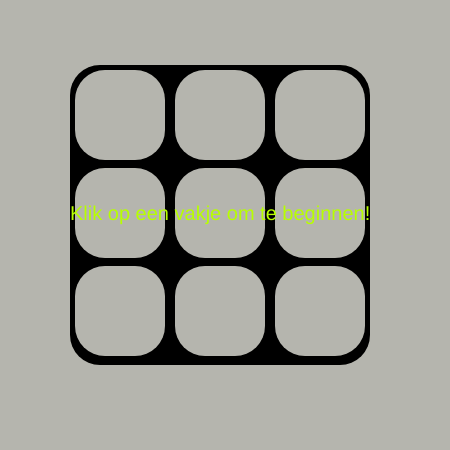
Frame 1 (no input)
Frame 60 (no input): identical to frame 1, image omitted
Frame 120 (the mouse pressed at the canvas centre since frame 60): identical to frame 1, image omitted

The p5.js sketch that drew this single still picture (run headless with seeded random() and noise() and a simulated clock; from frame 60 on, the mouse is pressed at the canvas centre):

// p5.js sketch
// ── sketch.js
let Beurt = 0;
let BeurtKleur = ['#b5b5ae', 'blue', 'red']; // 0 (niemand), 1 (blauw), 2 (rood)

let MatchGoingOn = false; // Checkt of er een ronde bezig is
let Reset = false;

// Vlakken kleur geven
let Vlak1 = 0; // 0 (uit), 1 (blauw), 2 (rood)
let Vlak2 = 0; // 0 (uit), 1 (blauw), 2 (rood)
let Vlak3 = 0; // 0 (uit), 1 (blauw), 2 (rood)
let Vlak4 = 0; // 0 (uit), 1 (blauw), 2 (rood)
let Vlak5 = 0; // 0 (uit), 1 (blauw), 2 (rood)
let Vlak6 = 0; // 0 (uit), 1 (blauw), 2 (rood)
let Vlak7 = 0; // 0 (uit), 1 (blauw), 2 (rood)
let Vlak8 = 0; // 0 (uit), 1 (blauw), 2 (rood)
let Vlak9 = 0; // 0 (uit), 1 (blauw), 2 (rood)

// Check wie er wint
let BlauwWin = false;
let RoodWin = false;
let Gelijk = false;

function setup() {
  createCanvas(450, 450);
  Beurt = 0
}

function draw() {
  // Zorgen dat de background veranderd met de beurt
  if (Beurt == 0) {
    background('#b5b5ae');
  }

  if (Beurt == 1) { // Blauwe background
    background('blue');
  }
  if (Beurt == 2) { // Rode background
    background('red');
  }

  if (BlauwWin == true) { // Zorgen dat de background blauw wordt als blauw wint
    background('blue')
  }

  if (RoodWin == true) { // Zorgen dat de background rood wordt als rood wint.
    background('red')
  }

  // Speelbord
  strokeWeight(0);
  fill('black'); // Kleur achtergrond
  rect(70, 65, 300, 300, 30); // Achtergrond speelbord

  // Vierkanten vakken kleuren
  // Bovenste rij
  fill('#b5b5ae');
  rect(75, 70, 90, 90, 30); // Vlak 1           1 - 2 - 3
  rect(175, 70, 90, 90, 30); // Vlak 2          4 - 5 - 6
  rect(275, 70, 90, 90, 30); // Vlak 3          7 - 8 - 9
  // Middelste rij
  rect(75, 168, 90, 90, 30); // Vlak 4
  rect(175, 168, 90, 90, 30); // Vlak 5
  rect(275, 168, 90, 90, 30); // Vlak 6
  // Onderste rij
  rect(75, 266, 90, 90, 30); // Vlak 7
  rect(175, 266, 90, 90, 30); // Vlak 8
  rect(275, 266, 90, 90, 30); // Vlak 9

  // Tekst dat je kan beginnen door op het scherm te klikken
  if (MatchGoingOn == false) {
    fill('#b7ff00')
    textSize(20);
    text('Klik op een vakje om te beginnen!', 70, 220);
  }

  if (MatchGoingOn == true) {
    // vlak 1 kleur geven
    if (Vlak1 == 1) {
      fill('blue');
      rect(75, 70, 90, 90, 30);
    }

    if (Vlak1 == 2) {
      fill('red');
      rect(75, 70, 90, 90, 30);
    }

    // vlak 2 kleur geven
    if (Vlak2 == 1) {
      fill('blue');
      rect(175, 70, 90, 90, 30);
    }

    if (Vlak2 == 2) {
      fill('red');
      rect(175, 70, 90, 90, 30);
    }

    // vlak 3 kleur geven
    if (Vlak3 == 1) {
      fill('blue');
      rect(275, 70, 90, 90, 30);
    }

    if (Vlak3 == 2) {
      fill('red');
      rect(275, 70, 90, 90, 30);
    }

    // vlak 4 kleur geven
    if (Vlak4 == 1) {
      fill('blue');
      rect(75, 168, 90, 90, 30);
    }

    if (Vlak4 == 2) {
      fill('red');
      rect(75, 168, 90, 90, 30);
    }

    // vlak 5 kleur geven
    if (Vlak5 == 1) {
      fill('blue');
      rect(175, 168, 90, 90, 30);
    }

    if (Vlak5 == 2) {
      fill('red');
      rect(175, 168, 90, 90, 30);
    }

    // vlak 6 kleur geven
    if (Vlak6 == 1) {
      fill('blue');
      rect(275, 168, 90, 90, 30);
    }

    if (Vlak6 == 2) {
      fill('red');
      rect(275, 168, 90, 90, 30);
    }

    // vlak 7 kleur geven
    if (Vlak7 == 1) {
      fill('blue');
      rect(75, 266, 90, 90, 30);
    }

    if (Vlak7 == 2) {
      fill('red');
      rect(75, 266, 90, 90, 30);
    }

    // vlak 8 kleur geven
    if (Vlak8 == 1) {
      fill('blue');
      rect(175, 266, 90, 90, 30);
    }

    if (Vlak8 == 2) {
      fill('red');
      rect(175, 266, 90, 90, 30);
    }

    // vlak 9 kleur geven
    if (Vlak9 == 1) {
      fill('blue');
      rect(275, 266, 90, 90, 30);
    }

    if (Vlak9 == 2) {
      fill('red');
      rect(275, 266, 90, 90, 30);
    }
  }

  // Kijken dat als vakken een bepaalde waarde hebben dat blauw wint
  if (Vlak1 == 1 && Vlak2 == 1 && Vlak3 == 1 || Vlak4 == 1 && Vlak5 == 1 && Vlak6 == 1 || Vlak7 == 1 && Vlak8 == 1 && Vlak9 == 1 ||
    Vlak1 == 1 && Vlak4 == 1 && Vlak7 == 1 || Vlak2 == 1 && Vlak5 == 1 && Vlak8 == 1 || Vlak3 == 1 && Vlak6 == 1 && Vlak9 == 1 ||
    Vlak1 == 1 && Vlak5 == 1 && Vlak9 == 1 || Vlak3 == 1 && Vlak5 == 1 && Vlak7 == 1) {
    BlauwWin = true;
  }

  // Kijken dat als vakken een bepaalde waarde hebben dat rood wint
  else if (Vlak1 == 2 && Vlak2 == 2 && Vlak3 == 2 || Vlak4 == 2 && Vlak5 == 2 && Vlak6 == 2 || Vlak7 == 2 && Vlak8 == 2 && Vlak9 == 2 ||
    Vlak1 == 2 && Vlak4 == 2 && Vlak7 == 2 || Vlak2 == 2 && Vlak5 == 2 && Vlak8 == 2 || Vlak3 == 2 && Vlak6 == 2 && Vlak9 == 2 ||
    Vlak1 == 2 && Vlak5 == 2 && Vlak9 == 2 || Vlak3 == 2 && Vlak5 == 2 && Vlak7 == 2) {
    RoodWin = true;
  }

  // Kiezen wat de code moet doen als blauw wint
  if (BlauwWin == true) {
    fill('black');
    text('Blauw heeft gewonnen!', 120, 50);
    Beurt = 0;

    fill('#b7ff00')
    textSize(20);
    text('Klik om te herstarten!', 130, 220);
  }

  // Kiezen wat de code moet doen als rood wint
  if (RoodWin == true) {
    fill('black');
    text('Rood heeft gewonnen!', 120, 50);
    Beurt = 0;

    fill('#b7ff00')
    textSize(20);
    text('Klik om te herstarten!', 130, 220);
  }

  // Kiezen wat de code moet doen als het gelijk is.
  if (Gelijk == true) {
    fill('black');
    text('Jammer gelijk spel!', 120, 50);
    Beurt = 0;

    fill('#b7ff00')
    textSize(20);
    text('Klik om te herstarten!', 130, 220);
  }

  // Zorgen dat het speelbord wordt gereset.
  if (Reset == true) {
    Vlak1 = 0;
    Vlak2 = 0;
    Vlak3 = 0;
    Vlak4 = 0;
    Vlak5 = 0;
    Vlak6 = 0;
    Vlak7 = 0;
    Vlak8 = 0;
    Vlak9 = 0;

    BlauwWin = false;
    RoodWin = false;
    Gelijk = false;

    MatchGoingOn = false;

    Reset = false;
  }

}

function mouseClicked() {
  // Met de muis start het spel als je op een vakje klikt.
  if (mouseX > 75 && mouseX < 75 + 90 && mouseY > 70 && mouseY < 70 + 90 || // Vak 1
    mouseX > 175 && mouseX < 175 + 90 && mouseY > 70 && mouseY < 70 + 90 || // Vak 2
    mouseX > 275 && mouseX < 275 + 90 && mouseY > 70 && mouseY < 70 + 90 || // Vak 3
    mouseX > 75 && mouseX < 75 + 90 && mouseY > 168 && mouseY < 168 + 90 || // Vak 4
    mouseX > 175 && mouseX < 175 + 90 && mouseY > 168 && mouseY < 168 + 90 || // Vak 5
    mouseX > 275 && mouseX < 275 + 90 && mouseY > 168 && mouseY < 168 + 90 || // Vak 6
    mouseX > 75 && mouseX < 75 + 90 && mouseY > 266 && mouseY < 266 + 90 || // Vak 7
    mouseX > 175 && mouseX < 175 + 90 && mouseY > 266 && mouseY < 266 + 90 || // Vak 8
    mouseX > 275 && mouseX < 275 + 90 && mouseY > 266 && mouseY < 266 + 90) { // Vak 9
    if (MatchGoingOn == false) {
      MatchGoingOn = true;
      Beurt = floor(random(1, 3)); // Random kiezen wie er begint
    }
  }

  // Zorgen dat de reset werkt na een win of gelijkspel
  if (Reset == false && BlauwWin == true || RoodWin == true || Gelijk == true) {
    Reset = true;
  }

  // Zorgt ervoor dat de vlakken op een bepaalde manier een bepaalde kleur krijgen
  if (MatchGoingOn == true) {
    if (mouseX > 75 && mouseX < 75 + 90 &&
      mouseY > 70 && mouseY < 70 + 90 && Vlak1 == 0) {

      if (Beurt == 2) {
        Beurt = 1;
        Vlak1 = 1;
      }
      else if (Beurt == 1) {
        Beurt = 2;
        Vlak1 = 2;
      }
    }

    if (mouseX > 175 && mouseX < 175 + 90 &&
      mouseY > 70 && mouseY < 70 + 90 && Vlak2 == 0) {

      if (Beurt == 2) {
        Beurt = 1;
        Vlak2 = 1;
      }
      else if (Beurt == 1) {
        Beurt = 2;
        Vlak2 = 2;
      }
    }

    if (mouseX > 275 && mouseX < 275 + 90 &&
      mouseY > 70 && mouseY < 70 + 90 && Vlak3 == 0) {

      if (Beurt == 2) {
        Beurt = 1;
        Vlak3 = 1;
      }
      else if (Beurt == 1) {
        Beurt = 2;
        Vlak3 = 2;
      }
    }

    if (mouseX > 75 && mouseX < 75 + 90 &&
      mouseY > 168 && mouseY < 168 + 90 && Vlak4 == 0) {

      if (Beurt == 2) {
        Beurt = 1;
        Vlak4 = 1;
      }
      else if (Beurt == 1) {
        Beurt = 2;
        Vlak4 = 2;
      }
    }

    if (mouseX > 175 && mouseX < 175 + 90 &&
      mouseY > 168 && mouseY < 168 + 90 && Vlak5 == 0) {

      if (Beurt == 2) {
        Beurt = 1;
        Vlak5 = 1;
      }
      else if (Beurt == 1) {
        Beurt = 2;
        Vlak5 = 2;
      }
    }

    if (mouseX > 275 && mouseX < 275 + 90 &&
      mouseY > 168 && mouseY < 168 + 90 && Vlak6 == 0) {

      if (Beurt == 2) {
        Beurt = 1;
        Vlak6 = 1;
      }
      else if (Beurt == 1) {
        Beurt = 2;
        Vlak6 = 2;
      }
    }

    if (mouseX > 75 && mouseX < 75 + 90 &&
      mouseY > 266 && mouseY < 266 + 90 && Vlak7 == 0) {

      if (Beurt == 2) {
        Beurt = 1;
        Vlak7 = 1;
      }
      else if (Beurt == 1) {
        Beurt = 2;
        Vlak7 = 2;
      }
    }

    if (mouseX > 175 && mouseX < 175 + 90 &&
      mouseY > 266 && mouseY < 266 + 90 && Vlak8 == 0) {

      if (Beurt == 2) {
        Beurt = 1;
        Vlak8 = 1;
      }
      else if (Beurt == 1) {
        Beurt = 2;
        Vlak8 = 2;
      }
    }

    if (mouseX > 275 && mouseX < 275 + 90 &&
      mouseY > 266 && mouseY < 266 + 90 && Vlak9 == 0) {

      if (Beurt == 2) {
        Beurt = 1;
        Vlak9 = 1;
      }
      else if (Beurt == 1) {
        Beurt = 2;
        Vlak9 = 2;
      }
    }
  }
}
